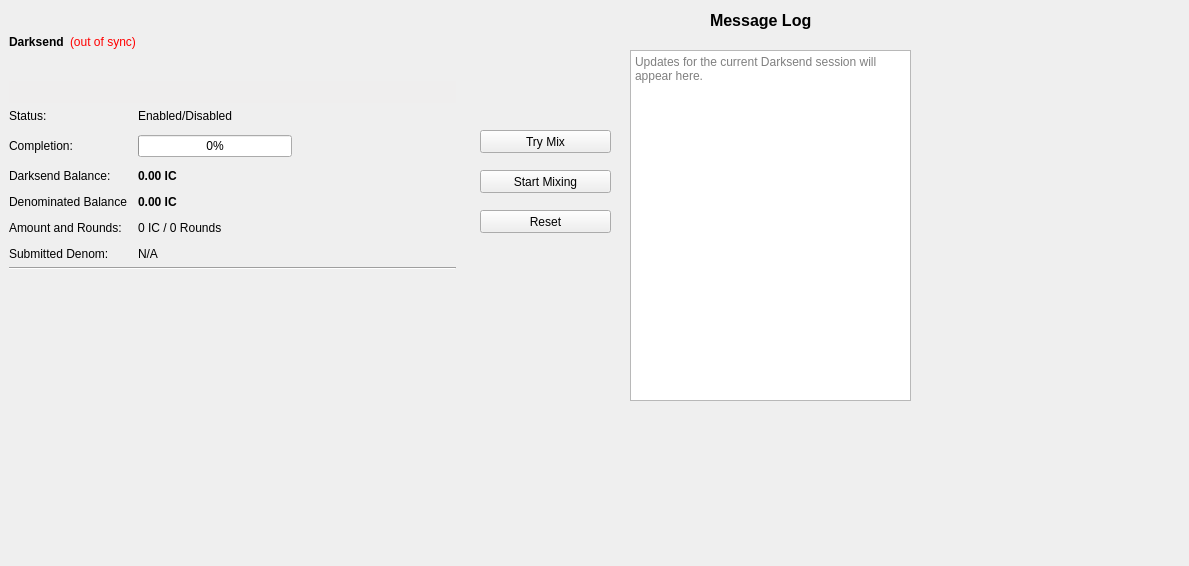
<?xml version="1.0" encoding="UTF-8"?>
<ui version="4.0">
 <class>DarksendPage</class>
 <widget class="QWidget" name="DarksendPage">
  <property name="geometry">
   <rect>
    <x>0</x>
    <y>0</y>
    <width>1189</width>
    <height>566</height>
   </rect>
  </property>
  <property name="windowTitle">
   <string>Form</string>
  </property>
  <widget class="QFrame" name="frameDarksend">
   <property name="geometry">
    <rect>
     <x>0</x>
     <y>0</y>
     <width>465</width>
     <height>350</height>
    </rect>
   </property>
   <property name="sizePolicy">
    <sizepolicy hsizetype="Expanding" vsizetype="Expanding">
     <horstretch>0</horstretch>
     <verstretch>0</verstretch>
    </sizepolicy>
   </property>
   <property name="minimumSize">
    <size>
     <width>0</width>
     <height>350</height>
    </size>
   </property>
   <property name="layoutDirection">
    <enum>Qt::LeftToRight</enum>
   </property>
   <property name="frameShape">
    <enum>QFrame::NoFrame</enum>
   </property>
   <property name="frameShadow">
    <enum>QFrame::Raised</enum>
   </property>
   <layout class="QVBoxLayout" name="verticalLayout_5">
    <item>
     <layout class="QHBoxLayout" name="horizontalLayout_5">
      <item>
       <widget class="QLabel" name="label_2">
        <property name="font">
         <font>
          <weight>75</weight>
          <bold>true</bold>
         </font>
        </property>
        <property name="text">
         <string>Darksend</string>
        </property>
       </widget>
      </item>
      <item>
       <widget class="QLabel" name="labelDarksendSyncStatus">
        <property name="toolTip">
         <string>The displayed information may be out of date. Your wallet automatically synchronizes with the Ignition network after a connection is established, but this process has not completed yet.</string>
        </property>
        <property name="styleSheet">
         <string notr="true">QLabel { color: red; }</string>
        </property>
        <property name="text">
         <string notr="true">(out of sync)</string>
        </property>
        <property name="alignment">
         <set>Qt::AlignLeading|Qt::AlignLeft|Qt::AlignVCenter</set>
        </property>
       </widget>
      </item>
      <item>
       <spacer name="horizontalSpacer_4">
        <property name="orientation">
         <enum>Qt::Horizontal</enum>
        </property>
        <property name="sizeHint" stdset="0">
         <size>
          <width>40</width>
          <height>20</height>
         </size>
        </property>
       </spacer>
      </item>
     </layout>
    </item>
    <item>
     <widget class="QPushButton" name="runAutoDenom">
      <property name="palette">
       <palette>
        <active>
         <colorrole role="WindowText">
          <brush brushstyle="SolidPattern">
           <color alpha="255">
            <red>0</red>
            <green>0</green>
            <blue>0</blue>
           </color>
          </brush>
         </colorrole>
         <colorrole role="Button">
          <brush brushstyle="SolidPattern">
           <color alpha="255">
            <red>239</red>
            <green>238</green>
            <blue>238</blue>
           </color>
          </brush>
         </colorrole>
         <colorrole role="Light">
          <brush brushstyle="SolidPattern">
           <color alpha="255">
            <red>255</red>
            <green>255</green>
            <blue>255</blue>
           </color>
          </brush>
         </colorrole>
         <colorrole role="Midlight">
          <brush brushstyle="SolidPattern">
           <color alpha="255">
            <red>247</red>
            <green>246</green>
            <blue>246</blue>
           </color>
          </brush>
         </colorrole>
         <colorrole role="Dark">
          <brush brushstyle="SolidPattern">
           <color alpha="255">
            <red>119</red>
            <green>119</green>
            <blue>119</blue>
           </color>
          </brush>
         </colorrole>
         <colorrole role="Mid">
          <brush brushstyle="SolidPattern">
           <color alpha="255">
            <red>159</red>
            <green>159</green>
            <blue>159</blue>
           </color>
          </brush>
         </colorrole>
         <colorrole role="Text">
          <brush brushstyle="SolidPattern">
           <color alpha="255">
            <red>0</red>
            <green>0</green>
            <blue>0</blue>
           </color>
          </brush>
         </colorrole>
         <colorrole role="BrightText">
          <brush brushstyle="SolidPattern">
           <color alpha="255">
            <red>255</red>
            <green>255</green>
            <blue>255</blue>
           </color>
          </brush>
         </colorrole>
         <colorrole role="ButtonText">
          <brush brushstyle="SolidPattern">
           <color alpha="255">
            <red>0</red>
            <green>0</green>
            <blue>0</blue>
           </color>
          </brush>
         </colorrole>
         <colorrole role="Base">
          <brush brushstyle="SolidPattern">
           <color alpha="255">
            <red>255</red>
            <green>255</green>
            <blue>255</blue>
           </color>
          </brush>
         </colorrole>
         <colorrole role="Window">
          <brush brushstyle="SolidPattern">
           <color alpha="255">
            <red>239</red>
            <green>238</green>
            <blue>238</blue>
           </color>
          </brush>
         </colorrole>
         <colorrole role="Shadow">
          <brush brushstyle="SolidPattern">
           <color alpha="255">
            <red>0</red>
            <green>0</green>
            <blue>0</blue>
           </color>
          </brush>
         </colorrole>
         <colorrole role="AlternateBase">
          <brush brushstyle="SolidPattern">
           <color alpha="255">
            <red>247</red>
            <green>246</green>
            <blue>246</blue>
           </color>
          </brush>
         </colorrole>
         <colorrole role="ToolTipBase">
          <brush brushstyle="SolidPattern">
           <color alpha="255">
            <red>255</red>
            <green>255</green>
            <blue>220</blue>
           </color>
          </brush>
         </colorrole>
         <colorrole role="ToolTipText">
          <brush brushstyle="SolidPattern">
           <color alpha="255">
            <red>0</red>
            <green>0</green>
            <blue>0</blue>
           </color>
          </brush>
         </colorrole>
        </active>
        <inactive>
         <colorrole role="WindowText">
          <brush brushstyle="SolidPattern">
           <color alpha="255">
            <red>0</red>
            <green>0</green>
            <blue>0</blue>
           </color>
          </brush>
         </colorrole>
         <colorrole role="Button">
          <brush brushstyle="SolidPattern">
           <color alpha="255">
            <red>239</red>
            <green>238</green>
            <blue>238</blue>
           </color>
          </brush>
         </colorrole>
         <colorrole role="Light">
          <brush brushstyle="SolidPattern">
           <color alpha="255">
            <red>255</red>
            <green>255</green>
            <blue>255</blue>
           </color>
          </brush>
         </colorrole>
         <colorrole role="Midlight">
          <brush brushstyle="SolidPattern">
           <color alpha="255">
            <red>247</red>
            <green>246</green>
            <blue>246</blue>
           </color>
          </brush>
         </colorrole>
         <colorrole role="Dark">
          <brush brushstyle="SolidPattern">
           <color alpha="255">
            <red>119</red>
            <green>119</green>
            <blue>119</blue>
           </color>
          </brush>
         </colorrole>
         <colorrole role="Mid">
          <brush brushstyle="SolidPattern">
           <color alpha="255">
            <red>159</red>
            <green>159</green>
            <blue>159</blue>
           </color>
          </brush>
         </colorrole>
         <colorrole role="Text">
          <brush brushstyle="SolidPattern">
           <color alpha="255">
            <red>0</red>
            <green>0</green>
            <blue>0</blue>
           </color>
          </brush>
         </colorrole>
         <colorrole role="BrightText">
          <brush brushstyle="SolidPattern">
           <color alpha="255">
            <red>255</red>
            <green>255</green>
            <blue>255</blue>
           </color>
          </brush>
         </colorrole>
         <colorrole role="ButtonText">
          <brush brushstyle="SolidPattern">
           <color alpha="255">
            <red>0</red>
            <green>0</green>
            <blue>0</blue>
           </color>
          </brush>
         </colorrole>
         <colorrole role="Base">
          <brush brushstyle="SolidPattern">
           <color alpha="255">
            <red>255</red>
            <green>255</green>
            <blue>255</blue>
           </color>
          </brush>
         </colorrole>
         <colorrole role="Window">
          <brush brushstyle="SolidPattern">
           <color alpha="255">
            <red>239</red>
            <green>238</green>
            <blue>238</blue>
           </color>
          </brush>
         </colorrole>
         <colorrole role="Shadow">
          <brush brushstyle="SolidPattern">
           <color alpha="255">
            <red>0</red>
            <green>0</green>
            <blue>0</blue>
           </color>
          </brush>
         </colorrole>
         <colorrole role="AlternateBase">
          <brush brushstyle="SolidPattern">
           <color alpha="255">
            <red>247</red>
            <green>246</green>
            <blue>246</blue>
           </color>
          </brush>
         </colorrole>
         <colorrole role="ToolTipBase">
          <brush brushstyle="SolidPattern">
           <color alpha="255">
            <red>255</red>
            <green>255</green>
            <blue>220</blue>
           </color>
          </brush>
         </colorrole>
         <colorrole role="ToolTipText">
          <brush brushstyle="SolidPattern">
           <color alpha="255">
            <red>0</red>
            <green>0</green>
            <blue>0</blue>
           </color>
          </brush>
         </colorrole>
        </inactive>
        <disabled>
         <colorrole role="WindowText">
          <brush brushstyle="SolidPattern">
           <color alpha="255">
            <red>119</red>
            <green>119</green>
            <blue>119</blue>
           </color>
          </brush>
         </colorrole>
         <colorrole role="Button">
          <brush brushstyle="SolidPattern">
           <color alpha="255">
            <red>239</red>
            <green>238</green>
            <blue>238</blue>
           </color>
          </brush>
         </colorrole>
         <colorrole role="Light">
          <brush brushstyle="SolidPattern">
           <color alpha="255">
            <red>255</red>
            <green>255</green>
            <blue>255</blue>
           </color>
          </brush>
         </colorrole>
         <colorrole role="Midlight">
          <brush brushstyle="SolidPattern">
           <color alpha="255">
            <red>247</red>
            <green>246</green>
            <blue>246</blue>
           </color>
          </brush>
         </colorrole>
         <colorrole role="Dark">
          <brush brushstyle="SolidPattern">
           <color alpha="255">
            <red>119</red>
            <green>119</green>
            <blue>119</blue>
           </color>
          </brush>
         </colorrole>
         <colorrole role="Mid">
          <brush brushstyle="SolidPattern">
           <color alpha="255">
            <red>159</red>
            <green>159</green>
            <blue>159</blue>
           </color>
          </brush>
         </colorrole>
         <colorrole role="Text">
          <brush brushstyle="SolidPattern">
           <color alpha="255">
            <red>119</red>
            <green>119</green>
            <blue>119</blue>
           </color>
          </brush>
         </colorrole>
         <colorrole role="BrightText">
          <brush brushstyle="SolidPattern">
           <color alpha="255">
            <red>255</red>
            <green>255</green>
            <blue>255</blue>
           </color>
          </brush>
         </colorrole>
         <colorrole role="ButtonText">
          <brush brushstyle="SolidPattern">
           <color alpha="255">
            <red>119</red>
            <green>119</green>
            <blue>119</blue>
           </color>
          </brush>
         </colorrole>
         <colorrole role="Base">
          <brush brushstyle="SolidPattern">
           <color alpha="255">
            <red>239</red>
            <green>238</green>
            <blue>238</blue>
           </color>
          </brush>
         </colorrole>
         <colorrole role="Window">
          <brush brushstyle="SolidPattern">
           <color alpha="255">
            <red>239</red>
            <green>238</green>
            <blue>238</blue>
           </color>
          </brush>
         </colorrole>
         <colorrole role="Shadow">
          <brush brushstyle="SolidPattern">
           <color alpha="255">
            <red>0</red>
            <green>0</green>
            <blue>0</blue>
           </color>
          </brush>
         </colorrole>
         <colorrole role="AlternateBase">
          <brush brushstyle="SolidPattern">
           <color alpha="255">
            <red>239</red>
            <green>238</green>
            <blue>238</blue>
           </color>
          </brush>
         </colorrole>
         <colorrole role="ToolTipBase">
          <brush brushstyle="SolidPattern">
           <color alpha="255">
            <red>255</red>
            <green>255</green>
            <blue>220</blue>
           </color>
          </brush>
         </colorrole>
         <colorrole role="ToolTipText">
          <brush brushstyle="SolidPattern">
           <color alpha="255">
            <red>0</red>
            <green>0</green>
            <blue>0</blue>
           </color>
          </brush>
         </colorrole>
        </disabled>
       </palette>
      </property>
      <property name="focusPolicy">
       <enum>Qt::NoFocus</enum>
      </property>
      <property name="autoFillBackground">
       <bool>true</bool>
      </property>
      <property name="text">
       <string/>
      </property>
      <property name="flat">
       <bool>true</bool>
      </property>
     </widget>
    </item>
    <item>
     <layout class="QFormLayout" name="formLayout">
      <property name="fieldGrowthPolicy">
       <enum>QFormLayout::AllNonFixedFieldsGrow</enum>
      </property>
      <property name="horizontalSpacing">
       <number>11</number>
      </property>
      <property name="verticalSpacing">
       <number>12</number>
      </property>
      <item row="0" column="0">
       <widget class="QLabel" name="label_6">
        <property name="text">
         <string>Status:</string>
        </property>
       </widget>
      </item>
      <item row="0" column="1">
       <widget class="QLabel" name="darksendEnabled">
        <property name="text">
         <string>Enabled/Disabled</string>
        </property>
       </widget>
      </item>
      <item row="1" column="0">
       <widget class="QLabel" name="label_7">
        <property name="text">
         <string>Completion:</string>
        </property>
       </widget>
      </item>
      <item row="1" column="1">
       <widget class="QProgressBar" name="darksendProgress">
        <property name="maximumSize">
         <size>
          <width>154</width>
          <height>16777215</height>
         </size>
        </property>
        <property name="value">
         <number>0</number>
        </property>
       </widget>
      </item>
      <item row="4" column="0">
       <widget class="QLabel" name="denominatedBalanceLabel">
        <property name="text">
         <string>Denominated Balance</string>
        </property>
       </widget>
      </item>
      <item row="4" column="1">
       <widget class="QLabel" name="denominatedBalanceValue">
        <property name="font">
         <font>
          <weight>75</weight>
          <bold>true</bold>
         </font>
        </property>
        <property name="text">
         <string>0.00 IC</string>
        </property>
       </widget>
      </item>
      <item row="5" column="0">
       <widget class="QLabel" name="label_8">
        <property name="text">
         <string>Amount and Rounds:</string>
        </property>
       </widget>
      </item>
      <item row="5" column="1">
       <widget class="QLabel" name="labelAmountRounds">
        <property name="text">
         <string>0 IC / 0 Rounds</string>
        </property>
       </widget>
      </item>
      <item row="6" column="0">
       <widget class="QLabel" name="label_9">
        <property name="text">
         <string>Submitted Denom:</string>
        </property>
       </widget>
      </item>
      <item row="6" column="1">
       <widget class="QLabel" name="labelSubmittedDenom">
        <property name="toolTip">
         <string>The denominations you submitted to the Masternode.&lt;br&gt;To mix, other users must submit the exact same denominations.</string>
        </property>
        <property name="text">
         <string>N/A</string>
        </property>
       </widget>
      </item>
      <item row="3" column="0">
       <widget class="QLabel" name="labelAnonymizedText">
        <property name="text">
         <string>Darksend Balance:</string>
        </property>
       </widget>
      </item>
      <item row="3" column="1">
       <widget class="QLabel" name="labelAnonymized">
        <property name="font">
         <font>
          <weight>75</weight>
          <bold>true</bold>
         </font>
        </property>
        <property name="text">
         <string notr="true">0.00 IC</string>
        </property>
       </widget>
      </item>
     </layout>
    </item>
    <item>
     <widget class="Line" name="lineLastMessage">
      <property name="orientation">
       <enum>Qt::Horizontal</enum>
      </property>
     </widget>
    </item>
    <item>
     <widget class="QLabel" name="darksendStatus">
      <property name="minimumSize">
       <size>
        <width>288</width>
        <height>43</height>
       </size>
      </property>
      <property name="text">
       <string/>
      </property>
      <property name="alignment">
       <set>Qt::AlignLeading|Qt::AlignLeft|Qt::AlignTop</set>
      </property>
      <property name="wordWrap">
       <bool>true</bool>
      </property>
     </widget>
    </item>
   </layout>
  </widget>
  <widget class="QPushButton" name="darksendAuto">
   <property name="geometry">
    <rect>
     <x>480</x>
     <y>130</y>
     <width>131</width>
     <height>23</height>
    </rect>
   </property>
   <property name="sizePolicy">
    <sizepolicy hsizetype="MinimumExpanding" vsizetype="Fixed">
     <horstretch>0</horstretch>
     <verstretch>0</verstretch>
    </sizepolicy>
   </property>
   <property name="toolTip">
    <string>Try to manually submit a Darksend request.</string>
   </property>
   <property name="text">
    <string>Try Mix</string>
   </property>
  </widget>
  <widget class="QPushButton" name="toggleDarksend">
   <property name="geometry">
    <rect>
     <x>480</x>
     <y>170</y>
     <width>131</width>
     <height>23</height>
    </rect>
   </property>
   <property name="sizePolicy">
    <sizepolicy hsizetype="MinimumExpanding" vsizetype="Fixed">
     <horstretch>0</horstretch>
     <verstretch>0</verstretch>
    </sizepolicy>
   </property>
   <property name="text">
    <string>Start Mixing</string>
   </property>
  </widget>
  <widget class="QPushButton" name="darksendReset">
   <property name="geometry">
    <rect>
     <x>480</x>
     <y>210</y>
     <width>131</width>
     <height>23</height>
    </rect>
   </property>
   <property name="sizePolicy">
    <sizepolicy hsizetype="MinimumExpanding" vsizetype="Fixed">
     <horstretch>0</horstretch>
     <verstretch>0</verstretch>
    </sizepolicy>
   </property>
   <property name="toolTip">
    <string>Reset the current status of Darksend (can interrupt Darksend if it's in the process of Mixing, which can cost you money!)</string>
   </property>
   <property name="autoFillBackground">
    <bool>false</bool>
   </property>
   <property name="text">
    <string>Reset</string>
   </property>
  </widget>
  <widget class="QLabel" name="darksendMessageLog">
   <property name="geometry">
    <rect>
     <x>710</x>
     <y>10</y>
     <width>121</width>
     <height>20</height>
    </rect>
   </property>
   <property name="font">
    <font>
     <pointsize>12</pointsize>
     <weight>75</weight>
     <bold>true</bold>
    </font>
   </property>
   <property name="text">
    <string>Message Log</string>
   </property>
  </widget>
  <widget class="QTextEdit" name="messageLog">
   <property name="geometry">
    <rect>
     <x>630</x>
     <y>50</y>
     <width>281</width>
     <height>351</height>
    </rect>
   </property>
   <property name="undoRedoEnabled">
    <bool>false</bool>
   </property>
   <property name="readOnly">
    <bool>true</bool>
   </property>
   <property name="placeholderText">
    <string>Updates for the current Darksend session will appear here.</string>
   </property>
  </widget>
 </widget>
 <resources/>
 <connections/>
</ui>
